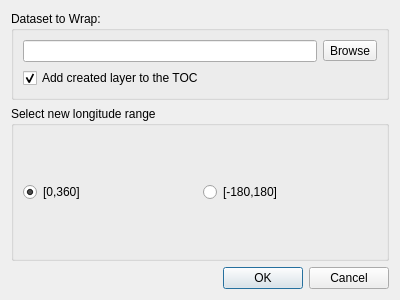
<?xml version="1.0" encoding="UTF-8"?>
<ui version="4.0">
 <class>GeometryWrapperDialogBase</class>
 <widget class="QDialog" name="GeometryWrapperDialogBase">
  <property name="geometry">
   <rect>
    <x>0</x>
    <y>0</y>
    <width>400</width>
    <height>300</height>
   </rect>
  </property>
  <property name="windowTitle">
   <string>Geometry Wrapper</string>
  </property>
  <layout class="QVBoxLayout" name="verticalLayout">
   <property name="sizeConstraint">
    <enum>QLayout::SetNoConstraint</enum>
   </property>
   <item>
    <widget class="QGroupBox" name="groupBox_0">
     <property name="sizePolicy">
      <sizepolicy hsizetype="Preferred" vsizetype="Fixed">
       <horstretch>0</horstretch>
       <verstretch>0</verstretch>
      </sizepolicy>
     </property>
     <property name="title">
      <string>Dataset to Wrap:</string>
     </property>
     <layout class="QVBoxLayout">
      <property name="sizeConstraint">
       <enum>QLayout::SetNoConstraint</enum>
      </property>
      <item>
       <layout class="QHBoxLayout" name="layout1">
        <item>
         <widget class="QLineEdit" name="inDataset"/>
        </item>
        <item>
         <widget class="QToolButton" name="inButton">
          <property name="text">
           <string>Browse</string>
          </property>
         </widget>
        </item>
       </layout>
      </item>
      <item>
       <widget class="QCheckBox" name="addToToc">
        <property name="text">
         <string>Add created layer to the TOC</string>
        </property>
        <property name="checked">
         <bool>true</bool>
        </property>
       </widget>
      </item>
     </layout>
    </widget>
   </item>
   <item>
    <widget class="QGroupBox" name="groupBox_1">
     <property name="title">
      <string>Select new longitude range</string>
     </property>
     <layout class="QHBoxLayout" name="horizontalLayout_2">
      <item>
       <widget class="QRadioButton" name="radioButton360">
        <property name="text">
         <string>[0,360]</string>
        </property>
        <property name="checked">
         <bool>true</bool>
        </property>
       </widget>
      </item>
      <item>
       <widget class="QRadioButton" name="radioButton180">
        <property name="text">
         <string>[-180,180]</string>
        </property>
       </widget>
      </item>
     </layout>
    </widget>
   </item>
   <item>
    <widget class="QDialogButtonBox" name="button_box">
     <property name="orientation">
      <enum>Qt::Horizontal</enum>
     </property>
     <property name="standardButtons">
      <set>QDialogButtonBox::Cancel|QDialogButtonBox::Ok</set>
     </property>
     <property name="centerButtons">
      <bool>false</bool>
     </property>
    </widget>
   </item>
  </layout>
 </widget>
 <resources/>
 <connections>
  <connection>
   <sender>button_box</sender>
   <signal>accepted()</signal>
   <receiver>GeometryWrapperDialogBase</receiver>
   <slot>accept()</slot>
   <hints>
    <hint type="sourcelabel">
     <x>20</x>
     <y>20</y>
    </hint>
    <hint type="destinationlabel">
     <x>20</x>
     <y>20</y>
    </hint>
   </hints>
  </connection>
  <connection>
   <sender>button_box</sender>
   <signal>rejected()</signal>
   <receiver>GeometryWrapperDialogBase</receiver>
   <slot>reject()</slot>
   <hints>
    <hint type="sourcelabel">
     <x>20</x>
     <y>20</y>
    </hint>
    <hint type="destinationlabel">
     <x>20</x>
     <y>20</y>
    </hint>
   </hints>
  </connection>
 </connections>
</ui>
